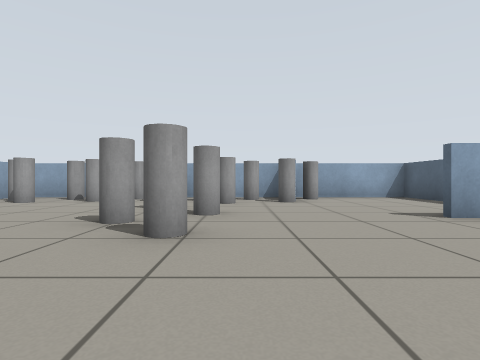
View 1 (above)

17 first-person views from a walk through a world built for the Gazebo simulator. The camera is 0.51 m above the floor, looks level and sees 80° across. The floor is counted in squares, 1 m on a side. Each view is taken from the middle of a square. On the plan, view 1 faces up. The plan holds only what a view shows up to about 9 squares ahead; the rest is blank.

View 2
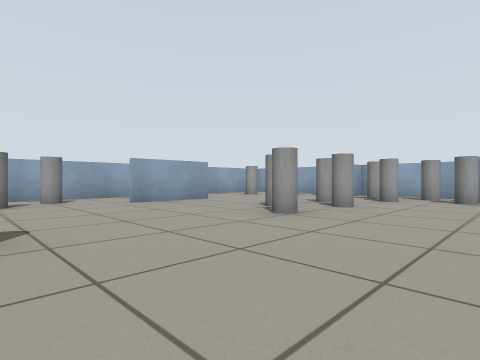

View 3
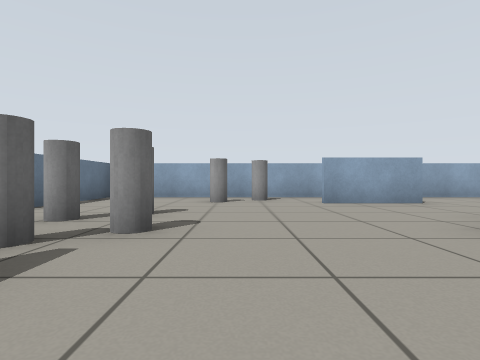

View 4
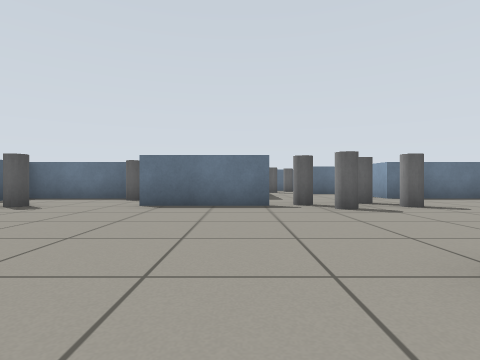

View 5
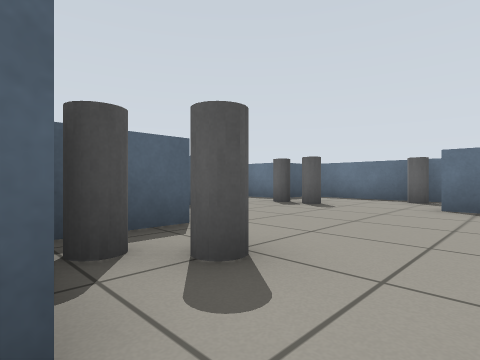

View 6
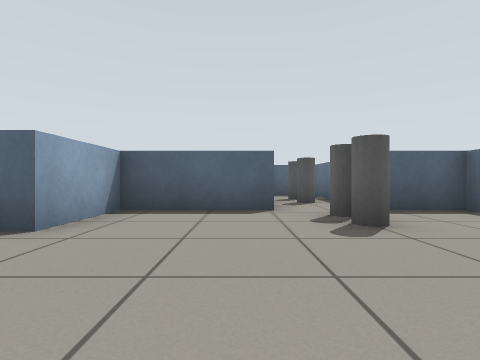

View 7
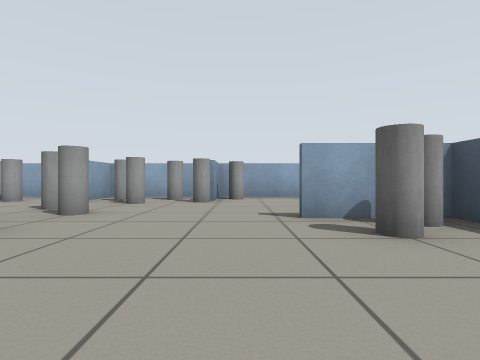

View 8
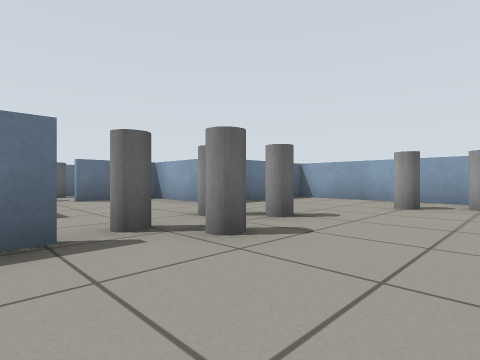

View 9
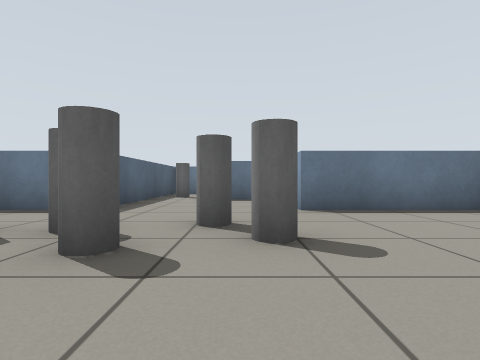

View 10
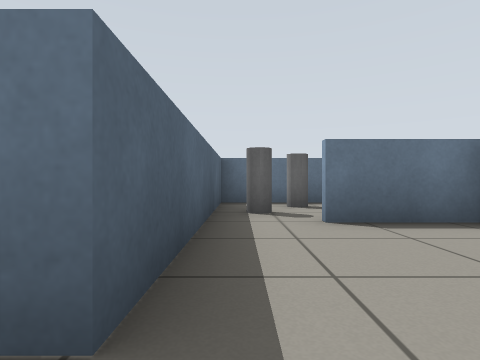

View 11
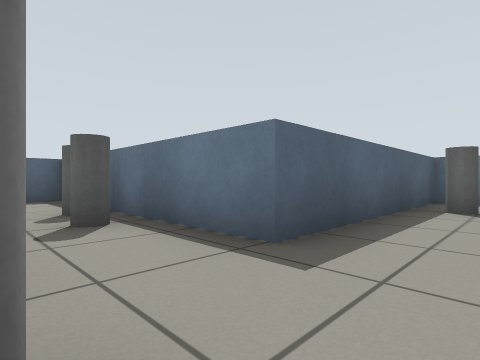

View 12
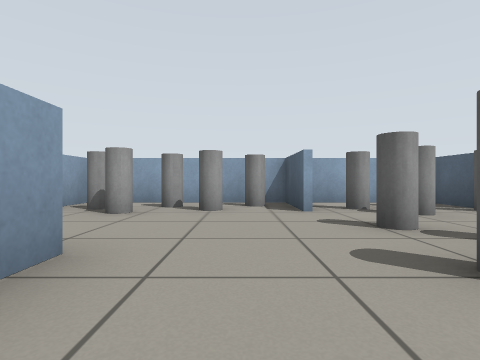

View 13
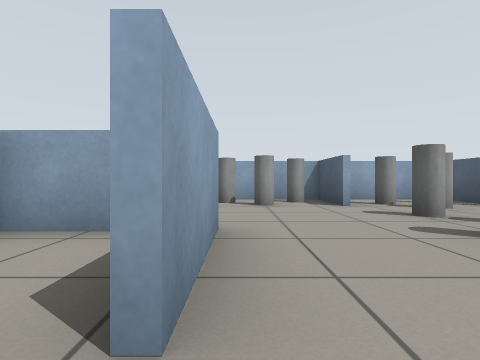

View 14
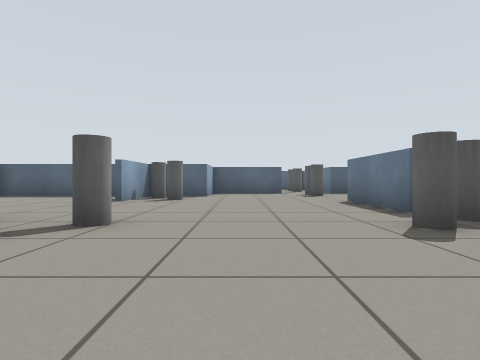

View 15
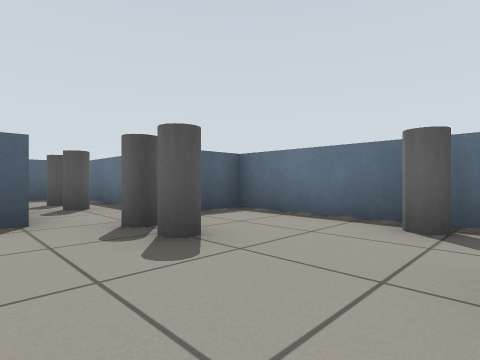

View 16
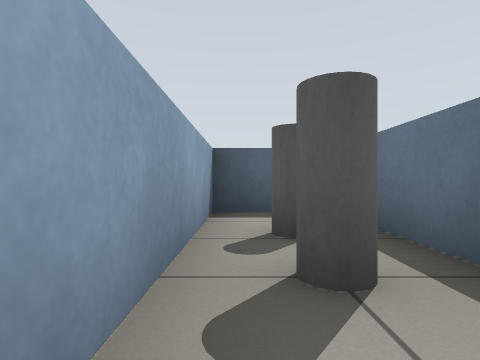

View 17
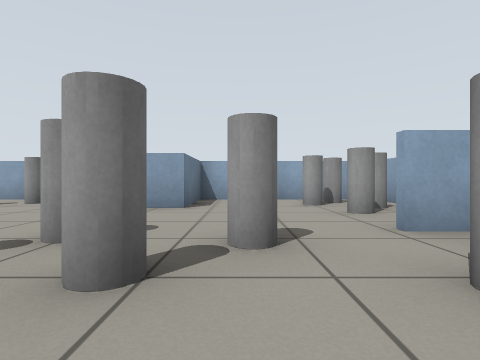

### Floor plan
Points are (right, up) in squares from view 1. A wall is a line through its corners. A room is listed if a view was taken in it or the views show most of it. See-through windows are left out.
Room 1 (views 1, 2, 3, 4, 5, 6, 7, 8, 9, 10, 11, 12, 13, 14, 15, 16, 17)
walls: (0.4, -1.6) (3, -1.6); (-5.2, 3.8) (-6.4, 3.8); (-2, 6.6) (-2, 8.5); (4.8, 4.7) (4.8, 8.4) (1.4, 8.4) (1.4, 7.5); (1.2, 7.4) (1.2, 8.4) (-6.1, 8.4); (-6.4, 2.8) (-6.4, -3.8) (-3, -3.8) (-3, -6.4) (-1, -6.4); (6.8, -0.6) (6.8, 2) (4.8, 2) (4.8, 3.8) (2.8, 3.8); (0.4, -6.4) (0.4, -3.8) (6.8, -3.8) (6.8, -2.4) (11, -2.4); (-1.8, 8.4) (-1.8, 6.6); (9.1, -0.6) (7.5, -0.6); (-6.4, 8.4) (-6.4, 4) (-4.2, 4) (-4.2, 1.7); (11.4, -1.6) (11.4, -0.6) (10.6, -0.6)
ways out: opening at (0, -6.5)
objects: grey cylinder (-6, 7); grey cylinder (-5, 0); grey cylinder (-5, 1); grey cylinder (-5, 7); grey cylinder (-4, 7); grey cylinder (-4, 8); grey cylinder (-3, 8); grey cylinder (-2, -2); grey cylinder (-1, -1); grey cylinder (-1, 3); grey cylinder (-1, 4); grey cylinder (-1, 5); grey cylinder (-1, 7); grey cylinder (0, -8) to (0, -7); grey cylinder (0, -2); grey cylinder (0, 6); grey cylinder (0, 7) to (0, 8); grey cylinder (1, 7); grey cylinder (2, -3) to (3, -3); grey cylinder (2, 8); grey cylinder (4, -3); grey cylinder (4, 3); grey cylinder (5, -1); grey cylinder (6, -1); grey cylinder (8, -2); grey cylinder (10, -1)

Positions as (right, up) in squares from view 1, and headings:
1: (0, 0), facing up
2: (2, -1), facing up-left
3: (2, 0), facing left
4: (1, 4), facing down
5: (2, 4), facing down-right
6: (2, 0), facing right
7: (2, 0), facing up
8: (1, 1), facing down-left
9: (-2, 1), facing down
10: (0, -3), facing down
11: (-1, -2), facing down-right
12: (-3, 2), facing up
13: (-4, 1), facing up
14: (-4, 1), facing right
15: (3, 0), facing down-right
16: (7, -1), facing right
17: (1, 5), facing left
